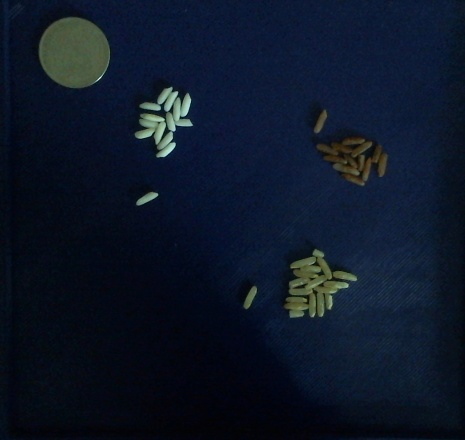
#> input picture dataset/variety.jpg, 465 x 440 px, found by its file name
$ python hsv.py
#> lines starting #> are read from the running program, lines starting #| are printed output that depends on the picture; after the words box and inside, x2 and y2 are one past the last pixel; in counts of white or black regions, pixels touching at a corner belong together
from scipy.spatial import distance as dist
from imutils import perspective
from imutils import contours
import numpy as np
import imutils
import cv2

img = cv2.imread("./dataset/variety.jpg")
#> img is the input picture: shape (440, 465, 3); mean B, G, R 39.2, 22.6, 13
hsv = cv2.cvtColor(img,cv2.COLOR_BGR2HSV)
#> hsv: shape (440, 465, 3); mean H, S, V 107, 189.2, 40.4

def count_color(cnts):
    count = 0
    for c in cnts:
        if cv2.contourArea(c) > 200 and cv2.contourArea(c) > 450:
            count = count + 10
        elif cv2.contourArea(c) > 50 and cv2.contourArea(c) < 200:
            count = count + 1
    return count


def contour_draw(mask):
    cnts = cv2.findContours(mask.copy(), cv2.RETR_EXTERNAL,
        cv2.CHAIN_APPROX_SIMPLE)
    cnts = imutils.grab_contours(cnts)
    # print(cnts)
    if cnts == []:
        print()
    else:
        (cnts, _) = contours.sort_contours(cnts)
    return cnts
#Red jasmine rice
lower_red = np.array([0,0,0])
upper_red = np.array([30,255,255])
mask = cv2.inRange(hsv,lower_red,upper_red)
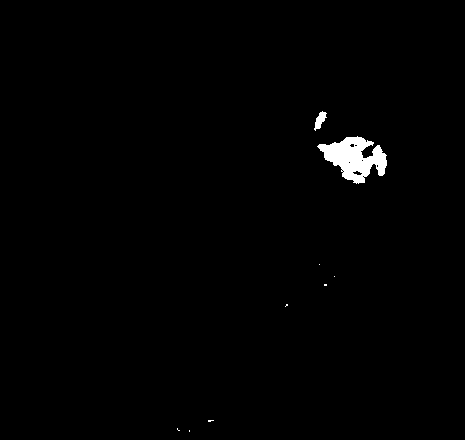
#> mask: shape (440, 465); 0.96% white; 9 white regions (7 under 20 px)
cv2.imshow("mask",mask)
cv2.waitKey(0)
contours_red = contour_draw(mask)
#> in contour_draw, `cnts = cv2.findContours(mask.copy(), cv2.RETR_EXTERNAL, cv2.CHAIN_APPR..`: cnts = 9 contours, 7 with area under 20; largest, box (x1, y1, x2, y2) and area: (317, 136, 387, 184) 1735, (314, 111, 327, 131) 105
#> contours_red has the same summary as cnts in contour_draw
count_red = count_color(contours_red)
#> the loop in count_color, `for c in cnts:` made 9 passes
#> count on passes 5 to 6: 1, 11
#> c on passes 2, 7, 8, 9: [[189, 430], [189, 431]], [[319, 264]], [[324, 284], [324, 285], [326, 285], [326, 284]], [[334, 276]]
#> after the loop in count_color, `for c in cnts:`: count = 11
#> count_red = 11

#Yellow brown rice
lower_yellow = np.array([30,50,90])
upper_yellow = np.array([50,255,255])
mask = cv2.inRange(hsv,lower_yellow,upper_yellow)
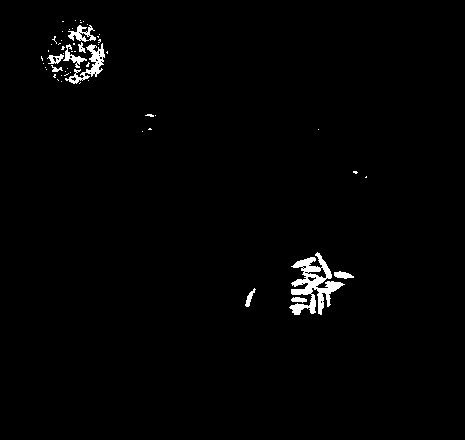
#> mask: shape (440, 465); 1.4% white; 56 white regions (46 under 20 px)
# cv2.imshow("mask",mask)
# cv2.waitKey(0)
contours_yellow = contour_draw(mask)
#> in contour_draw (call 2), `cnts = cv2.findContours(mask.copy(), cv2.RETR_EXTERNAL, cv2.CHAIN_APPR..`: cnts = 56 contours, 46 with area under 20; largest, box (x1, y1, x2, y2) and area: (289, 252, 345, 315) 1261, (65, 43, 105, 84) 386, (68, 25, 96, 42) 206, (63, 44, 87, 68) 122, (334, 271, 354, 279) 81
#> contours_yellow has the same summary as cnts in contour_draw
count_yellow = count_color(contours_yellow)
#> the loop in count_color (call 2), `for c in cnts:` made 56 passes
#> count on passes 5, 20, 50, 51, 54: 1, 2, 3, 13, 14
#> c on passes 2, 3, 4, 6, 8, 11: [[43, 63]], [[45, 67]], [[46, 69]], [[48, 50], [48, 51]], [[51, 44]], [[57, 79], [58, 80]]
#> count_yellow = 14

#White sticky rice
lower_white = np.array([50,0,120])
upper_white = np.array([100,255,255])
mask = cv2.inRange(hsv,lower_white,upper_white)
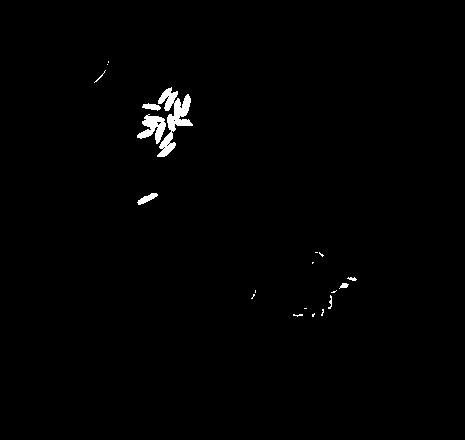
#> mask: shape (440, 465); 0.89% white; 20 white regions (12 under 20 px)
# cv2.imshow("mask",mask)
# cv2.waitKey(0)
contours_white = contour_draw(mask)
#> in contour_draw (call 3), `cnts = cv2.findContours(mask.copy(), cv2.RETR_EXTERNAL, cv2.CHAIN_APPR..`: cnts = 20 contours, 15 with area under 20; largest, box (x1, y1, x2, y2) and area: (157, 87, 193, 157) 844, (137, 114, 166, 144) 388, (137, 193, 158, 205) 92, (142, 103, 161, 111) 72, (339, 283, 349, 289) 24
#> contours_white has the same summary as cnts in contour_draw
count_white = count_color(contours_white)
#> count_white = 12

#count
count_array = [0,0,0]
count_array[0] = count_yellow
count_array[1] = count_red
count_array[2] = count_white
rice_type = ["brown rice","red jasmine rice","sticky rice"]

# print(count_array)
# print("yellow:",count_yellow)
# print("red:",count_red)

print("Type:")
for i in range(len(count_array)):
    # print(i)
    if count_array[i] > 0:
        print(rice_type[i],":",count_array[i])
        cv2.putText(img,str(rice_type[i]) + ":" + str(count_array[i]),(0,300+(i*50)),cv2.FONT_HERSHEY_SIMPLEX,1,(0, 255, 0), 1)
#> this loop made 3 passes
#| brown rice : 14
#| red jasmine rice : 11
#| sticky rice : 12
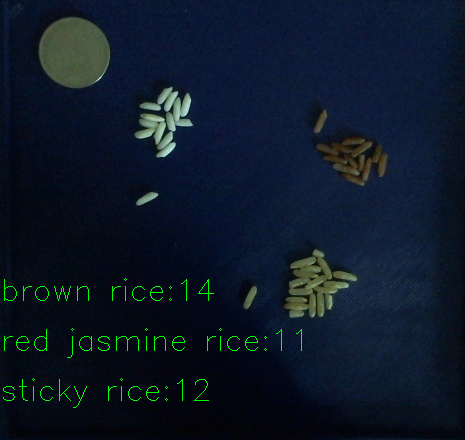
#> img: shape (440, 465, 3); 0.68% of pixels changed, all inside (x1, y1, x2, y2) = (3, 278, 302, 408)
cv2.imshow("ori",img)
# cv2.imshow("HSV",hsv)
# cv2.imshow("Gray",mask)
cv2.waitKey(0)
cv2.destroyAllWindows()
